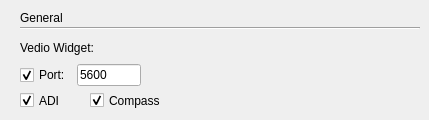
            <widget class="QWidget" name="stackedWidgetConfigGeneral">
             <widget class="QLabel" name="label">
              <property name="geometry">
               <rect>
                <x>20</x>
                <y>10</y>
                <width>57</width>
                <height>16</height>
               </rect>
              </property>
              <property name="text">
               <string>General</string>
              </property>
             </widget>
             <widget class="Line" name="line_3">
              <property name="geometry">
               <rect>
                <x>20</x>
                <y>20</y>
                <width>400</width>
                <height>16</height>
               </rect>
              </property>
              <property name="sizePolicy">
               <sizepolicy hsizetype="Maximum" vsizetype="Fixed">
                <horstretch>100</horstretch>
                <verstretch>0</verstretch>
               </sizepolicy>
              </property>
              <property name="orientation">
               <enum>Qt::Horizontal</enum>
              </property>
             </widget>
             <widget class="QWidget" name="layoutWidget3">
              <property name="geometry">
               <rect>
                <x>20</x>
                <y>60</y>
                <width>121</width>
                <height>30</height>
               </rect>
              </property>
              <layout class="QHBoxLayout" name="horizontalLayout_38">
               <item>
                <widget class="QCheckBox" name="checkBoxVideoLink">
                 <property name="text">
                  <string>Port:</string>
                 </property>
                 <property name="checked">
                  <bool>true</bool>
                 </property>
                </widget>
               </item>
               <item>
                <widget class="QLineEdit" name="lineEditVideoLink">
                 <property name="text">
                  <string>5600</string>
                 </property>
                </widget>
               </item>
              </layout>
             </widget>
             <widget class="QLabel" name="label_18">
              <property name="geometry">
               <rect>
                <x>20</x>
                <y>40</y>
                <width>91</width>
                <height>16</height>
               </rect>
              </property>
              <property name="text">
               <string>Vedio Widget:</string>
              </property>
             </widget>
             <widget class="QCheckBox" name="checkBoxADI">
              <property name="geometry">
               <rect>
                <x>20</x>
                <y>90</y>
                <width>61</width>
                <height>21</height>
               </rect>
              </property>
              <property name="text">
               <string>ADI</string>
              </property>
              <property name="checked">
               <bool>true</bool>
              </property>
             </widget>
             <widget class="QCheckBox" name="checkBoxCompass">
              <property name="geometry">
               <rect>
                <x>90</x>
                <y>90</y>
                <width>89</width>
                <height>21</height>
               </rect>
              </property>
              <property name="text">
               <string>Compass</string>
              </property>
              <property name="checked">
               <bool>true</bool>
              </property>
             </widget>
            </widget>
